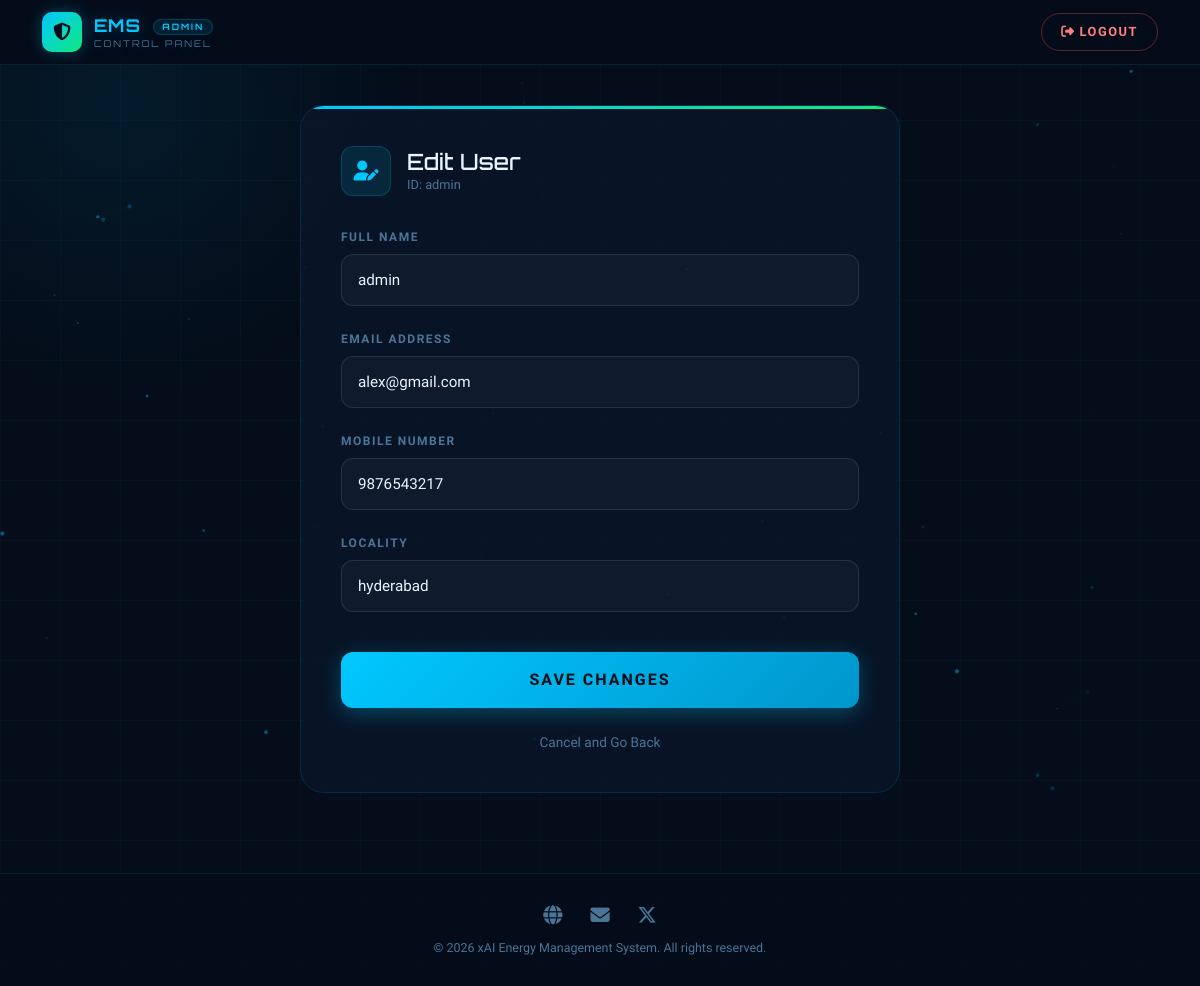
Page /AdminEditUser/?uid=2 on the committed database.
### users/models.py (models this page shows, shortened)
class UserRegistrationModel(models.Model):
    name = models.CharField(max_length=100)
    loginid = models.CharField(unique=True, max_length=100)
    password = models.CharField(max_length=100)
    mobile = models.CharField(unique=True, max_length=100)
    email = models.CharField(unique=True, max_length=100)
    locality = models.CharField(max_length=100)
    address = models.CharField(max_length=1000)
    city = models.CharField(max_length=100)
    state = models.CharField(max_length=100)
    status = models.CharField(max_length=100)
    class Meta:
        db_table = 'UserRegistrations'

### admins/views.py (the view, shortened to what this page needs)
# urls.py: path("AdminEditUser/", admins.AdminEditUser, name="AdminEditUser"),
def AdminEditUser(request):
    uid = request.GET.get('uid')
    user = UserRegistrationModel.objects.get(id=uid)
    return render(request, 'admins/EditUser.html', {'user': user})

### assets/templates/admins/EditUser.html (shortened to what this page needs)
{% extends 'admins/adminbase.html' %}
{% block content %}
<div class="edit-wrapper animate__animated animate__fadeInUp">
    <div class="edit-card">
        <div class="edit-header">
            <div class="edit-icon"><i class="fas fa-user-pen"></i></div>
            <div>
                <h2 style="font-family:'Orbitron'; font-size:1.4rem; margin:0;">Edit User</h2>
                <p style="font-size:0.8rem; color:var(--text-muted); margin:0;">ID: {{ user.loginid }}</p>
            </div>
        </div>
        <form method="POST">
            <div class="mb-4">
                <label class="form-label-ems">Full Name</label>
                <input type="text" name="name" value="{{ user.name }}" class="form-control-ems" required>
            </div>
            <div class="mb-4">
                <label class="form-label-ems">Email Address</label>
                <input type="email" name="email" value="{{ user.email }}" class="form-control-ems" required>
            </div>
            <div class="mb-4">
                <label class="form-label-ems">Mobile Number</label>
                <input type="text" name="mobile" value="{{ user.mobile }}" class="form-control-ems" required>
            </div>
            <div class="mb-4">
                <label class="form-label-ems">Locality</label>
                <input type="text" name="locality" value="{{ user.locality }}" class="form-control-ems" required>
            </div>
            <button type="submit" class="btn-save">Save Changes</button>
            <a href="{% url 'ViewRegisteredUsers' %}" class="btn-cancel">Cancel and Go Back</a>
        </form>
    </div>
</div>
{% endblock %}

### assets/templates/admins/adminbase.html (style rules this page uses)
:root { --navy-900: #050d1a; --navy-800: #0a1628; --navy-700: #0f2040; --cyan-primary: #00c8ff; --cyan-dark: #0096cc; --cyan-glow: rgba(0,200,255,0.3); --emerald: #10e880; --emerald-glow: rgba(16,232,128,0.3); --text-primary: #e8f4ff; --text-secondary: #8ab4d4; --text-muted: #4a7599; --border-subtle: rgba(0,200,255,0.12); --glass-bg: rgba(10,22,40,0.88); }
*, *::before, *::after { box-sizing: border-box; }
html { scroll-behavior: smooth; }
body { font-family: 'Exo 2', sans-serif; background-color: var(--navy-900); color: var(--text-primary); margin: 0; padding: 0; min-height: 100vh; overflow-x: hidden; }
body::before { content: ''; position: fixed; inset: 0; background-image: linear-gradient(rgba(0,200,255,0.035) 1px, transparent 1px), linear-gradient(90deg, rgba(0,200,255,0.035) 1px, transparent 1px); background-size: 60px 60px; z-index: 0; pointer-events: none; }
body::after { content: ''; position: fixed; top: -20%; left: -15%; width: 600px; height: 600px; background: radial-gradient(circle, rgba(0,200,255,0.07) 0%, transparent 70%); border-radius: 50%; z-index: 0; pointer-events: none; animation: orb-float 16s ease-in-out infinite; }

### assets/templates/admins/EditUser.html (style rules this page uses)
.edit-wrapper { max-width: 600px; margin: 0 auto; }
.edit-card { background: var(--glass-bg); border: 1px solid var(--border-subtle); border-radius: 24px; padding: 2.5rem; position: relative; overflow: hidden; }
.edit-card::before { content: ''; position: absolute; top: 0; left: 0; right: 0; height: 3px; background: linear-gradient(90deg, var(--cyan-primary), var(--emerald)); }
.edit-header { display: flex; align-items: center; gap: 1rem; margin-bottom: 2rem; }
.edit-icon { width: 50px; height: 50px; background: rgba(0,200,255,0.1); border: 1px solid rgba(0,200,255,0.2); border-radius: 12px; display: flex; align-items: center; justify-content: center; font-size: 1.25rem; color: var(--cyan-primary); }
.form-label-ems { font-size: 0.75rem; font-weight: 600; letter-spacing: 1.5px; text-transform: uppercase; color: var(--text-muted); margin-bottom: 0.5rem; display: block; }
.form-control-ems { width: 100%; background: rgba(255,255,255,0.03); border: 1px solid rgba(255,255,255,0.1); border-radius: 12px; padding: 0.85rem 1rem; font-size: 0.95rem; color: var(--text-primary); transition: all 0.3s ease; outline: none; }
.btn-save { width: 100%; background: linear-gradient(135deg, var(--cyan-primary), var(--cyan-dark)); border: none; border-radius: 12px; padding: 1rem; font-weight: 700; text-transform: uppercase; letter-spacing: 2px; color: var(--navy-900); cursor: pointer; transition: all 0.3s ease; box-shadow: 0 5px 20px var(--cyan-glow); margin-top: 1rem; }
.btn-cancel { display: block; text-align: center; margin-top: 1.5rem; font-size: 0.85rem; color: var(--text-muted); text-decoration: none; transition: color 0.3s ease; }

### rows in the picture
UserRegistrationModel: loginid "admin", name "admin", email "alex@gmail.com", mobile "9876543217", locality "hyderabad"
